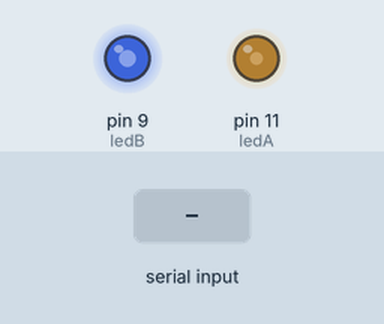
A sketch run on a simulated Arduino Uno, built with avr-gcc and run on an emulated ATmega328P. Parts: output pins drawn as LEDs (lit = HIGH). Inputs (shaded band) come from the test bench.

Above: at 1.2 s.
1.3 s: "90,45\n" received over Serial
At 1.8 s:
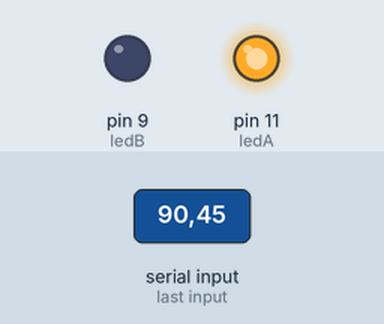
At 2.7 s:
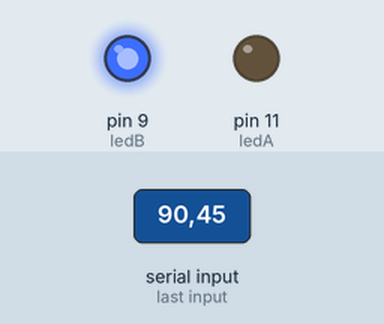
4.3 s: "200\n" received over Serial
7.3 s: "30,150\n" received over Serial
Timing chart, 0 to 10.6 s (numbered marks = the images above; inputs shaded):
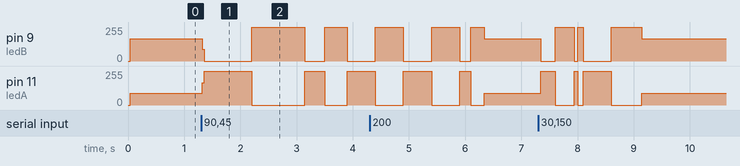

The sketch:

sketch_sep21a.ino
```cpp
const int ledA = 11;
const int ledB = 9;
int Num = 0;

void setup()
{
  Serial.begin(9600);
  pinMode(ledA, OUTPUT);
  pinMode(ledB, OUTPUT);
}

void loop()
{
  if(Serial.available())
  {
    char i = Serial.read();
    if(isDigit(i)){
      Num = ( i - '0');
    }
  }
    digitalWrite(ledA,HIGH);
    digitalWrite(ledB,LOW);
    delay(Num*100);
    digitalWrite(ledA,LOW);
    digitalWrite(ledB,HIGH);
    delay(Num*100);
}
```

Measured:
- after the input at 1.3 s, pin 9 (ledB): goes 0/255 0.88 s, 255/255 0.94 s, 0/255 0.36 s, 255/255 0.40 s, then 0/255, starting at once; pin 11 (ledA): goes 255/255 0.88 s, 0/255 0.94 s, 255/255 0.36 s, 0/255 0.40 s, then 255/255, starting at once
